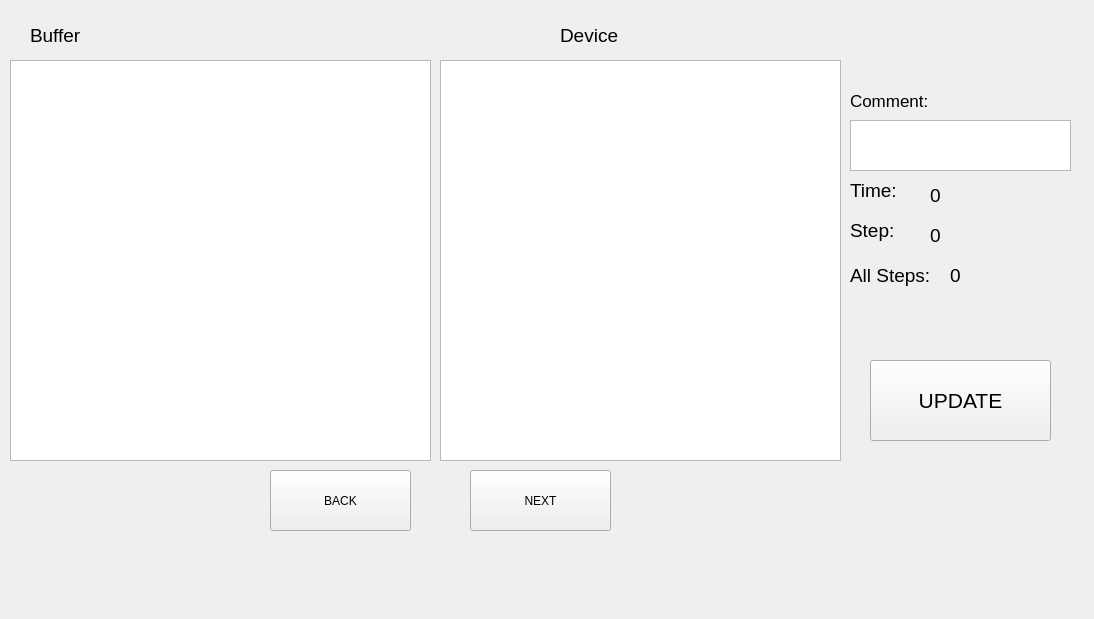
<?xml version="1.0" encoding="UTF-8"?>
<ui version="4.0">
 <class>StepMode</class>
 <widget class="QWidget" name="StepMode">
  <property name="geometry">
   <rect>
    <x>0</x>
    <y>0</y>
    <width>1094</width>
    <height>619</height>
   </rect>
  </property>
  <property name="palette">
   <palette>
    <active>
     <colorrole role="Base">
      <brush brushstyle="SolidPattern">
       <color alpha="255">
        <red>255</red>
        <green>255</green>
        <blue>255</blue>
       </color>
      </brush>
     </colorrole>
    </active>
    <inactive>
     <colorrole role="Base">
      <brush brushstyle="SolidPattern">
       <color alpha="255">
        <red>255</red>
        <green>255</green>
        <blue>255</blue>
       </color>
      </brush>
     </colorrole>
    </inactive>
    <disabled>
     <colorrole role="Base">
      <brush brushstyle="SolidPattern">
       <color alpha="255">
        <red>240</red>
        <green>240</green>
        <blue>240</blue>
       </color>
      </brush>
     </colorrole>
    </disabled>
   </palette>
  </property>
  <property name="windowTitle">
   <string>Form</string>
  </property>
  <widget class="QPushButton" name="buttonRefresh">
   <property name="geometry">
    <rect>
     <x>870</x>
     <y>360</y>
     <width>181</width>
     <height>81</height>
    </rect>
   </property>
   <property name="font">
    <font>
     <family>Arial</family>
     <pointsize>16</pointsize>
     <underline>false</underline>
     <strikeout>false</strikeout>
    </font>
   </property>
   <property name="styleSheet">
    <string notr="true">#buttonRefresh {

-webkit-box-shadow: inset 0 1px 0 rgba(255, 255, 255, 0.2), 0 1px 2px rgba(0, 0, 0, 0.08);
-moz-box-shadow: inset 0 1px 0 rgba(255, 255, 255, 0.2), 0 1px 2px rgba(0, 0, 0, 0.08);
box-shadow: inset 0 1px 0 rgba(255, 255, 255, 0.2), 0 1px 2px rgba(0, 0, 0, 0.08);
color: #fff;
display:block;

text-align: center;
font-family: Arial, Helvetica, sans-serif;



text-decoration: none;
text-shadow: 0 1px 1px rgba(0, 0, 0, 0.075);
-webkit-transition: background-color 0.1s linear;
-moz-transition: background-color 0.1s linear;
-o-transition: background-color 0.1s linear;
transition: background-color 0.1s linear;


background-color: rgb(17, 98, 192 );
border: 1px solid rgb( 33, 16, 74 );
div { border-radius: 10px; }
}

#buttonRefresh:hover {
background-color: rgb( 11, 55, 15 );
}
</string>
   </property>
   <property name="text">
    <string>UPDATE</string>
   </property>
  </widget>
  <widget class="QTableWidget" name="tableDevices">
   <property name="geometry">
    <rect>
     <x>440</x>
     <y>60</y>
     <width>401</width>
     <height>401</height>
    </rect>
   </property>
  </widget>
  <widget class="QTableWidget" name="tableBuffers">
   <property name="geometry">
    <rect>
     <x>10</x>
     <y>60</y>
     <width>421</width>
     <height>401</height>
    </rect>
   </property>
  </widget>
  <widget class="QTextBrowser" name="textBrowserMessages">
   <property name="geometry">
    <rect>
     <x>850</x>
     <y>120</y>
     <width>221</width>
     <height>51</height>
    </rect>
   </property>
  </widget>
  <widget class="QLabel" name="label_2">
   <property name="geometry">
    <rect>
     <x>850</x>
     <y>90</y>
     <width>151</width>
     <height>21</height>
    </rect>
   </property>
   <property name="font">
    <font>
     <pointsize>13</pointsize>
    </font>
   </property>
   <property name="text">
    <string>Comment:</string>
   </property>
  </widget>
  <widget class="QLabel" name="label_4">
   <property name="geometry">
    <rect>
     <x>30</x>
     <y>20</y>
     <width>91</width>
     <height>31</height>
    </rect>
   </property>
   <property name="font">
    <font>
     <pointsize>14</pointsize>
    </font>
   </property>
   <property name="text">
    <string>Buffer</string>
   </property>
  </widget>
  <widget class="QLabel" name="label_6">
   <property name="geometry">
    <rect>
     <x>560</x>
     <y>20</y>
     <width>111</width>
     <height>31</height>
    </rect>
   </property>
   <property name="font">
    <font>
     <pointsize>14</pointsize>
    </font>
   </property>
   <property name="text">
    <string>Device</string>
   </property>
  </widget>
  <widget class="QPushButton" name="buttonNext">
   <property name="geometry">
    <rect>
     <x>470</x>
     <y>470</y>
     <width>141</width>
     <height>61</height>
    </rect>
   </property>
   <property name="styleSheet">
    <string notr="true">#buttonNext {

-webkit-box-shadow: inset 0 1px 0 rgba(255, 255, 255, 0.2), 0 1px 2px rgba(0, 0, 0, 0.08);
-moz-box-shadow: inset 0 1px 0 rgba(255, 255, 255, 0.2), 0 1px 2px rgba(0, 0, 0, 0.08);
box-shadow: inset 0 1px 0 rgba(255, 255, 255, 0.2), 0 1px 2px rgba(0, 0, 0, 0.08);
color: #fff;
display:block;

text-align: center;
font-family: Arial, Helvetica, sans-serif;



text-decoration: none;
text-shadow: 0 1px 1px rgba(0, 0, 0, 0.075);
-webkit-transition: background-color 0.1s linear;
-moz-transition: background-color 0.1s linear;
-o-transition: background-color 0.1s linear;
transition: background-color 0.1s linear;


background-color: rgb(17, 98, 192 );
border: 1px solid rgb( 33, 16, 74 );
div { border-radius: 10px; }
}

#buttonNext:hover {
background-color: rgb( 11, 55, 15 );
}
</string>
   </property>
   <property name="text">
    <string>NEXT</string>
   </property>
  </widget>
  <widget class="QPushButton" name="buttonBack">
   <property name="geometry">
    <rect>
     <x>270</x>
     <y>470</y>
     <width>141</width>
     <height>61</height>
    </rect>
   </property>
   <property name="styleSheet">
    <string notr="true">#buttonBack {

-webkit-box-shadow: inset 0 1px 0 rgba(255, 255, 255, 0.2), 0 1px 2px rgba(0, 0, 0, 0.08);
-moz-box-shadow: inset 0 1px 0 rgba(255, 255, 255, 0.2), 0 1px 2px rgba(0, 0, 0, 0.08);
box-shadow: inset 0 1px 0 rgba(255, 255, 255, 0.2), 0 1px 2px rgba(0, 0, 0, 0.08);
color: #fff;
display:block;

text-align: center;
font-family: Arial, Helvetica, sans-serif;



text-decoration: none;
text-shadow: 0 1px 1px rgba(0, 0, 0, 0.075);
-webkit-transition: background-color 0.1s linear;
-moz-transition: background-color 0.1s linear;
-o-transition: background-color 0.1s linear;
transition: background-color 0.1s linear;


background-color: rgb(17, 98, 192 );
border: 1px solid rgb( 33, 16, 74 );
div { border-radius: 10px; }
}

#buttonBack:hover {
background-color: rgb( 11, 55, 15 );
}
</string>
   </property>
   <property name="text">
    <string>BACK</string>
   </property>
  </widget>
  <widget class="QLabel" name="label">
   <property name="geometry">
    <rect>
     <x>850</x>
     <y>180</y>
     <width>71</width>
     <height>21</height>
    </rect>
   </property>
   <property name="font">
    <font>
     <pointsize>14</pointsize>
    </font>
   </property>
   <property name="text">
    <string>Time:</string>
   </property>
  </widget>
  <widget class="QLabel" name="textTime">
   <property name="geometry">
    <rect>
     <x>930</x>
     <y>180</y>
     <width>131</width>
     <height>31</height>
    </rect>
   </property>
   <property name="font">
    <font>
     <pointsize>14</pointsize>
    </font>
   </property>
   <property name="text">
    <string>0</string>
   </property>
  </widget>
  <widget class="QLabel" name="label_3">
   <property name="geometry">
    <rect>
     <x>850</x>
     <y>210</y>
     <width>61</width>
     <height>41</height>
    </rect>
   </property>
   <property name="font">
    <font>
     <pointsize>14</pointsize>
    </font>
   </property>
   <property name="text">
    <string>Step:</string>
   </property>
  </widget>
  <widget class="QLabel" name="textStep">
   <property name="geometry">
    <rect>
     <x>930</x>
     <y>220</y>
     <width>141</width>
     <height>31</height>
    </rect>
   </property>
   <property name="font">
    <font>
     <pointsize>14</pointsize>
    </font>
   </property>
   <property name="text">
    <string>0</string>
   </property>
  </widget>
  <widget class="QLabel" name="textAllSteps">
   <property name="geometry">
    <rect>
     <x>950</x>
     <y>260</y>
     <width>141</width>
     <height>31</height>
    </rect>
   </property>
   <property name="font">
    <font>
     <pointsize>14</pointsize>
    </font>
   </property>
   <property name="text">
    <string>0</string>
   </property>
  </widget>
  <widget class="QLabel" name="label_5">
   <property name="geometry">
    <rect>
     <x>850</x>
     <y>250</y>
     <width>101</width>
     <height>51</height>
    </rect>
   </property>
   <property name="font">
    <font>
     <pointsize>14</pointsize>
    </font>
   </property>
   <property name="text">
    <string>All Steps:</string>
   </property>
  </widget>
 </widget>
 <resources/>
 <connections/>
</ui>
